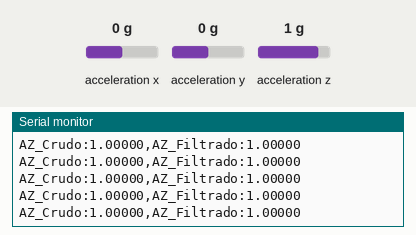
This sketch was run on a simulated ESP32. Shown: the last lines printed to the serial monitor. Wiring (inferred from the names in the program): MPU-9250 motion sensor at I2C address 0x68. The test bench sets the inputs (shaded band); at power-on: acceleration z 1 g, acceleration x 0 g, acceleration y 0 g.

Above: at 1.3 s.
1.4 s: acceleration z set to -1.4 g
At 1.9 s:
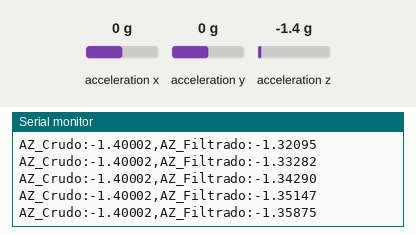
2.9 s: acceleration z set to -0.8 g
At 3.9 s:
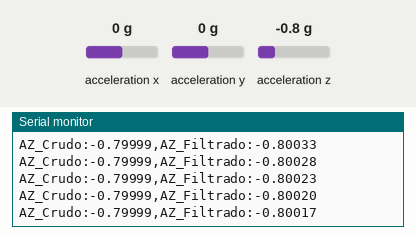
Timing chart, 0 to 5.9 s (numbered marks = the images above; inputs shaded):
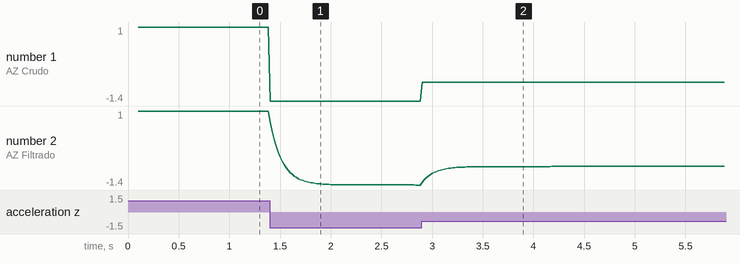

The sketch:

Filtro_IIR_MPU9250.ino
```cpp
#include <Wire.h>

// =====================================
// FILTRO IIR - MPU-9250 Y ESP32
// Proyecto: Detector de caidas
// =====================================

// Conexion I2C
#define MPU_ADDR 0x68
#define SDA_PIN 21
#define SCL_PIN 22

// Parametros del filtro
const float alpha = 0.15f;

// Frecuencia nominal: 50 Hz
// Periodo: 20 milisegundos
const unsigned long Ts_us = 20000UL;

// Variables
float az_raw = 0.0f;
float az_filtered = 0.0f;

bool filtro_inicializado = false;

unsigned long siguiente_muestra = 0;

// =====================================
// CONFIGURAR SENSOR
// =====================================

bool escribirRegistro(uint8_t registro, uint8_t valor) {

  Wire.beginTransmission(MPU_ADDR);
  Wire.write(registro);
  Wire.write(valor);

  return Wire.endTransmission() == 0;
}

bool configurarMPU() {

  // Despertar MPU-9250
  if (!escribirRegistro(0x6B, 0x00)) {
    return false;
  }

  delay(100);

  // Configurar acelerometro en +/-2g
  if (!escribirRegistro(0x1C, 0x00)) {
    return false;
  }

  return true;
}

// =====================================
// LEER ACELERACION EN Z
// =====================================

bool leerAZ(float &az) {

  Wire.beginTransmission(MPU_ADDR);
  Wire.write(0x3F);

  if (Wire.endTransmission(false) != 0) {
    return false;
  }

  if (Wire.requestFrom(
        (uint8_t)MPU_ADDR,
        (uint8_t)2,
        (uint8_t)true
      ) != 2) {
    return false;
  }

  int16_t rawZ = (int16_t)(
    (Wire.read() << 8) | Wire.read()
  );

  // Sensibilidad para +/-2g
  az = rawZ / 16384.0f;

  return true;
}

// =====================================
// INICIALIZACION
// =====================================

void setup() {

  Serial.begin(115200);

  Wire.begin(SDA_PIN, SCL_PIN);

  if (!configurarMPU()) {

    Serial.println("ERROR: MPU-9250 no detectado");

    while (true) {
      delay(1000);
    }
  }

  siguiente_muestra = micros();
}

// =====================================
// PROGRAMA PRINCIPAL
// =====================================

void loop() {

  unsigned long ahora = micros();

  // Mantener periodo nominal de 20 ms
  if ((int32_t)(ahora - siguiente_muestra) < 0) {
    return;
  }

  siguiente_muestra += Ts_us;

  // Leer aceleracion del sensor
  if (!leerAZ(az_raw)) {
    return;
  }

  // Filtro IIR de primer orden
  if (!filtro_inicializado) {

    az_filtered = az_raw;
    filtro_inicializado = true;

  } else {

    az_filtered =
      alpha * az_raw +
      (1.0f - alpha) * az_filtered;
  }

  // Mostrar resultados
  Serial.print("AZ_Crudo:");
  Serial.print(az_raw, 5);

  Serial.print(",AZ_Filtrado:");
  Serial.println(az_filtered, 5);
}
```

Measured:
- after the input at 1.4 s, the serial monitor: prints a new line at once (image 1)
- after the input at 2.9 s, the serial monitor: prints a new line at once (image 2)
- plotted number 1: 1 → -1.4 after the input at 1.4 s, -1.4 → -0.8 after the input at 2.9 s
- plotted number 2: 1 → -1.4 after the input at 1.4 s, -1.4 → -0.8 after the input at 2.9 s
